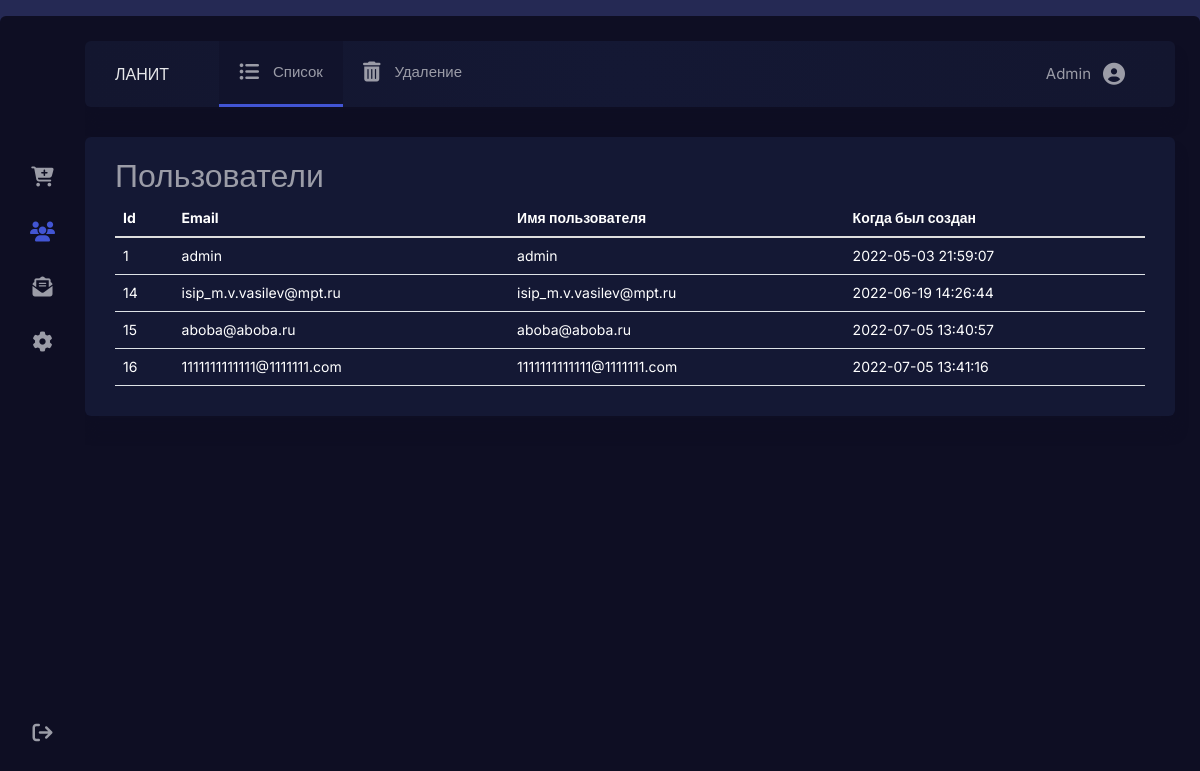
Screenshot of /cabinet/admin/users.php (signed in) with the database file from the repository.
### tables this page shows
CREATE TABLE `users` (
  `id` int(11) NOT NULL,
  `username` varchar(50) NOT NULL,
  `email` varchar(50) NOT NULL,
  `password` varchar(50) NOT NULL,
  `create_datetime` datetime NOT NULL
);

### cabinet/admin/request.php (called while the page is built, shortened)
<?php
    $host="localhost";
    $user="root";
    $pass="";
    $dbname="lanit";
    $conn=mysqli_connect($host, $user ,$pass, $dbname);
    function users(){
    global $conn;
    $user = $conn->query("SELECT * FROM  users");
    return $user;
    }
    $user =  users();
    ?>

### cabinet/admin/users.php (the view, shortened to what this page needs)
<?php
require_once 'request.php';
?>
<!DOCTYPE html>
<html lang="en" >
<head>
  <link rel='stylesheet' href='//maxcdn.bootstrapcdn.com/bootstrap/3.3.5/css/bootstrap.min.css'>
  <link rel='stylesheet' href='//cdnjs.cloudflare.com/ajax/libs/bootstrap-table/1.10.0/bootstrap-table.min.css'>
  <link rel='stylesheet' href='//rawgit.com/vitalets/x-editable/master/dist/bootstrap3-editable/css/bootstrap-editable.css'>
  <link href="https://cdn.jsdelivr.net/npm/bootstrap@5.1.3/dist/css/bootstrap.min.css" rel="stylesheet">
  <link rel="stylesheet" href="https://cdnjs.cloudflare.com/ajax/libs/normalize/5.0.0/normalize.min.css">
  <link rel="stylesheet" href="https://cdnjs.cloudflare.com/ajax/libs/font-awesome/6.1.1/css/all.min.css" />
<link rel="stylesheet" href="./style.css">
</head>
<body>
<div class="wrapper">
 <div class="left-side">
    <a href="index.php">
        <i class="fa-solid fa-cart-plus"></i>
    </a>
    <a>
        <i class="fa-solid fa-users active"></i>
    </a>
    <a href="message.php">
        <i class="fa-solid fa-envelope-open-text"></i>
    </a>
    <a href="rewiew.php">
        <i class="fa-solid fa-gear"></i>
    </a>
    <a class="mt-auto" href="../logout.php">
        <i class="fa-solid fa-arrow-right-from-bracket"></i>
    </a>
 </div>
 <div class="main-container">
  <div class="header">
    <a href="../../index.php"><div class="logo">ЛАНИТ</div></a>
   <a class="header-link active" href="#">
   <i class="fa-solid fa-list-ul"></i>
    Список
   </a>
   <a class="header-link" href="users-del.php">
   <i class="fa-solid fa-trash-can"></i>
    Удаление
   </a>
   <div class="user-info">
    <div class="user-name">Admin</div>
    <i class="fa-solid fa-circle-user profile"></i>
   </div>
  </div>
  <div class="main">
      <h1>Пользователи</h1>
    <table class="table text-white table__custom" id="table"
			 data-toggle="table"
			 data-search="true"
			 data-filter-control="true"
			 data-show-export="true"
			 data-click-to-select="true"
			 data-toolbar="#toolbar">
       <thead>
            <tr>
            <th scope="col" data-field="id" data-filter-control="input" data-sortable="true">Id</th>
            <th scope="col" data-field="email" data-filter-control="select" data-sortable="true">Email</th>
            <th scope="col" data-field="name" data-filter-control="input" data-sortable="true">Имя пользователя</th>
            <th scope="col" data-field="date" data-filter-control="input" data-sortable="true">Когда был создан</th>
            </tr>
        </thead>
        <tbody>
            <?php foreach ($user as $users) : ?>
                <tr>
                <td><?= $users['id'];?></td>
                <td><?= $users['email'];?></td>
                <td><?= $users['username'];?></td>
                <td><?= $users['create_datetime'];?></td>
                </tr>
            <?php endforeach; ?>
        </tbody>
    </table>
  </div>
  </div>
 </div>
</body>
</html>

### cabinet/admin/style.css (style rules this page uses)
:root { --delay: 0s; }
* { outline: none; box-sizing: border-box; }
html { box-sizing: border-box; -webkit-font-smoothing: antialiased; }
body { font-family: "Inter", sans-serif; background-color: #252954; color: #9b9ca7!important; }
a { color: #9b9ca7!important; }
.wrapper { max-width: 1600px; background-color: #0e0e23; display: flex; height: 96vh; margin: 2vh auto; border-radius: 6px; overflow: hidden; }
.left-side { padding: 117px 30px 40px; display: flex; flex-direction: column; flex-shrink: 0; align-items: center; -webkit-animation: left 1s var(--delay) both; animation: left 1s var(--delay) both; }
.left-side a { margin-top: 34px; }
.left-side a .fa-solid { font-size: 20px; cursor: pointer; }
.left-side a .active, .left-side i:hover { transition: 0.2s; color: #4255d4; }
.mt-auto { margin-top: auto!important; }
.main { box-shadow: 0 16px 12px #0e0e23; background: #141834; margin: 30px 0; border-radius: 6px; padding: 20px 30px; }
.main-container { display: flex; flex-direction: column; flex-grow: 1; padding: 25px; overflow: auto; padding-left: 0; }
.header { background: #141834; background: radial-gradient(circle, #141834 0%, #13162f 100%); box-shadow: 0 16px 12px #0e0e23; width: 100%; padding: 0 30px; -webkit-animation: top 1s both; animation: top 1s both; display: flex; align-items: center; border-radius: 6px; font-size: 15px; white-space: nowrap; position: sticky; top: 0; left: 0; z-index: 10; }
.header:before { content: ""; width: 100%; height: 25px; position: absolute; top: -25px; left: 0; background-color: #0e0e23; }
.header-link { color: #9b9ca7; text-decoration: none; display: flex; align-items: center; padding: 20px; transition: 0.3s; border-bottom: 3px solid transparent; transition: 0.3s; }
.header-link i { font-size: 20px; margin-right: 14px; }
.header-link.active, .header-link:hover { background: #11132c; border-bottom: 3px solid #4255d4; }
.logo { padding: 20px 50px 20px 0; font-size: 16px; color: #e7e8ea; }
a { text-decoration: none!important; }
.user-info { margin-left: auto; display: flex; align-items: center; }
.user-info .profile { margin: 0 20px 0 12px; font-size: 22px; }
.table__custom { font-size: 14px!important; }
h1 { font-size: 32px!important; }
@media screen and (max-width: 1500px) { .wrapper { max-width: 1200px; } }

### rows the page displays
users: id "1", email "admin", username "admin", create_datetime "2022-05-03 21:59:07"
users: id "14", email "isip_m.v.vasilev@mpt.ru", username "isip_m.v.vasilev@mpt.ru", create_datetime "2022-06-19 14:26:44"
users: id "15", email "aboba@aboba.ru", username "aboba@aboba.ru", create_datetime "2022-07-05 13:40:57"
users: id "16", email "1111111111111@1111111.com", username "1111111111111@1111111.com", create_datetime "2022-07-05 13:41:16"
